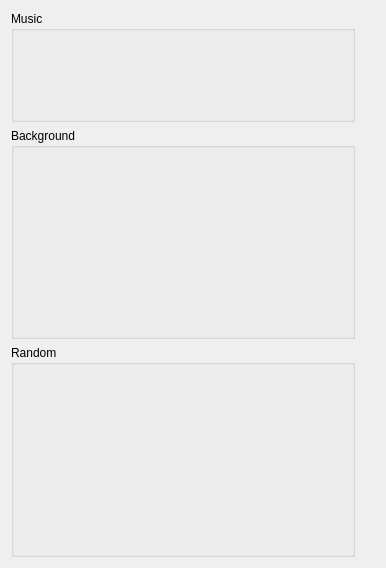
<ui version="4.0" >
 <class>SidebarUi</class>
 <widget class="QWidget" name="SidebarUi" >
  <property name="geometry" >
   <rect>
    <x>0</x>
    <y>0</y>
    <width>386</width>
    <height>568</height>
   </rect>
  </property>
  <property name="sizePolicy" >
   <sizepolicy vsizetype="Expanding" hsizetype="Expanding" >
    <horstretch>0</horstretch>
    <verstretch>0</verstretch>
   </sizepolicy>
  </property>
  <property name="minimumSize" >
   <size>
    <width>386</width>
    <height>568</height>
   </size>
  </property>
  <property name="maximumSize" >
   <size>
    <width>386</width>
    <height>568</height>
   </size>
  </property>
  <layout class="QGridLayout" >
   <item row="0" column="0" >
    <widget class="QGroupBox" name="m_musicGrp" >
     <property name="sizePolicy" >
      <sizepolicy vsizetype="Expanding" hsizetype="Expanding" >
       <horstretch>0</horstretch>
       <verstretch>0</verstretch>
      </sizepolicy>
     </property>
     <property name="title" >
      <string>Music</string>
     </property>
     <layout class="QGridLayout" >
      <item row="0" column="0" >
       <widget class="QWidget" native="1" name="m_musicCtrl" >
        <property name="sizePolicy" >
         <sizepolicy vsizetype="Fixed" hsizetype="Fixed" >
          <horstretch>0</horstretch>
          <verstretch>0</verstretch>
         </sizepolicy>
        </property>
        <property name="minimumSize" >
         <size>
          <width>320</width>
          <height>70</height>
         </size>
        </property>
        <property name="maximumSize" >
         <size>
          <width>320</width>
          <height>70</height>
         </size>
        </property>
       </widget>
      </item>
     </layout>
    </widget>
   </item>
   <item row="1" column="0" >
    <widget class="QGroupBox" name="m_backgroundGrp" >
     <property name="sizePolicy" >
      <sizepolicy vsizetype="Expanding" hsizetype="Expanding" >
       <horstretch>0</horstretch>
       <verstretch>0</verstretch>
      </sizepolicy>
     </property>
     <property name="title" >
      <string>Background</string>
     </property>
     <layout class="QGridLayout" >
      <item row="0" column="0" >
       <widget class="QWidget" native="1" name="m_backgroundCtrl" >
        <property name="sizePolicy" >
         <sizepolicy vsizetype="Fixed" hsizetype="Fixed" >
          <horstretch>0</horstretch>
          <verstretch>0</verstretch>
         </sizepolicy>
        </property>
        <property name="minimumSize" >
         <size>
          <width>320</width>
          <height>180</height>
         </size>
        </property>
        <property name="maximumSize" >
         <size>
          <width>320</width>
          <height>180</height>
         </size>
        </property>
       </widget>
      </item>
     </layout>
    </widget>
   </item>
   <item row="1" column="1" >
    <spacer>
     <property name="orientation" >
      <enum>Qt::Horizontal</enum>
     </property>
     <property name="sizeType" >
      <enum>QSizePolicy::Fixed</enum>
     </property>
     <property name="sizeHint" >
      <size>
       <width>20</width>
       <height>20</height>
      </size>
     </property>
    </spacer>
   </item>
   <item row="2" column="0" >
    <widget class="QGroupBox" name="m_randomGrp" >
     <property name="sizePolicy" >
      <sizepolicy vsizetype="Expanding" hsizetype="Expanding" >
       <horstretch>0</horstretch>
       <verstretch>0</verstretch>
      </sizepolicy>
     </property>
     <property name="title" >
      <string>Random</string>
     </property>
     <layout class="QGridLayout" >
      <item row="0" column="0" >
       <widget class="QWidget" native="1" name="m_randomCtrl" >
        <property name="sizePolicy" >
         <sizepolicy vsizetype="Fixed" hsizetype="Fixed" >
          <horstretch>0</horstretch>
          <verstretch>0</verstretch>
         </sizepolicy>
        </property>
        <property name="minimumSize" >
         <size>
          <width>320</width>
          <height>180</height>
         </size>
        </property>
        <property name="maximumSize" >
         <size>
          <width>320</width>
          <height>180</height>
         </size>
        </property>
       </widget>
      </item>
     </layout>
    </widget>
   </item>
  </layout>
 </widget>
 <resources/>
 <connections/>
</ui>
